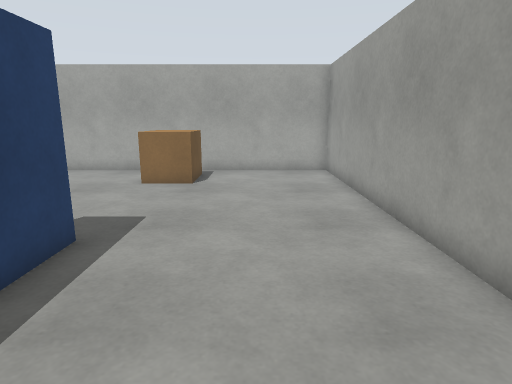
[1] (above)

20 first-person views from a walk through a Gazebo world. The camera is 1.2 m above the floor, tilts 12° down and sees 75° across. The floor is counted in squares, 0.5 m on a side. Each view is taken from the middle of a square. On the plan, view 1 faces up. The plan holds only what a view shows up to about 19 squares ahead; the rest is blank.

[2]
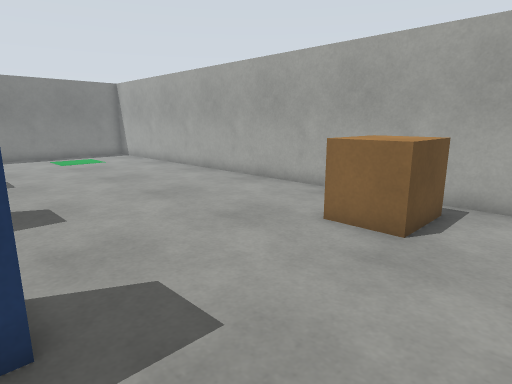

[3]
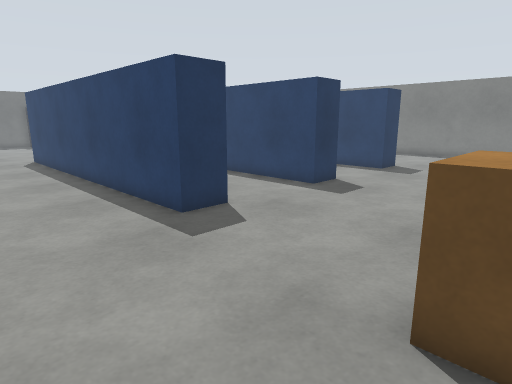

[4]
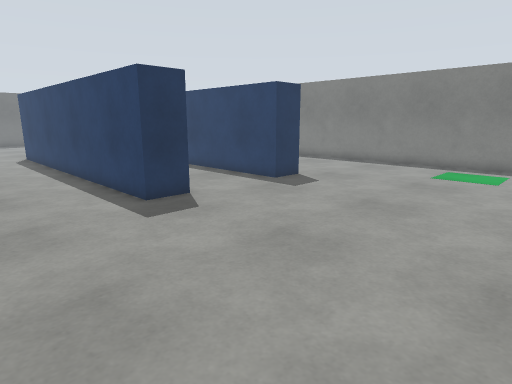

[5]
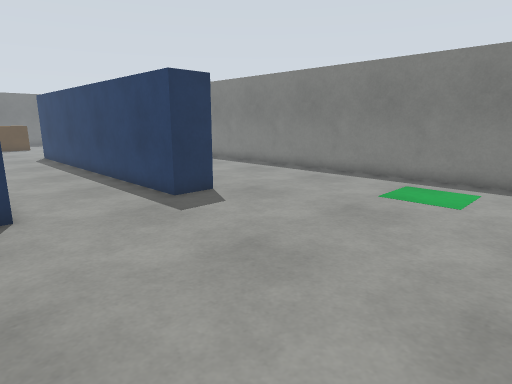

[6]
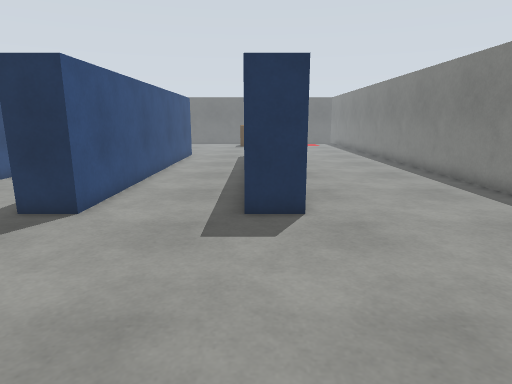

[7]
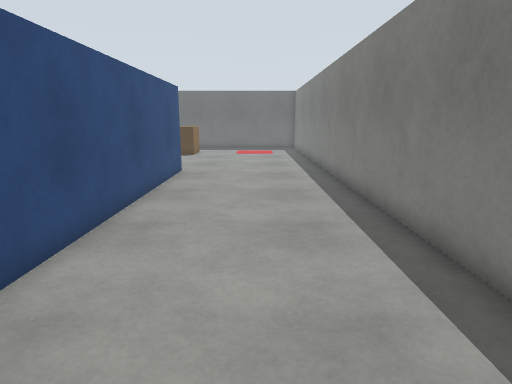

[8]
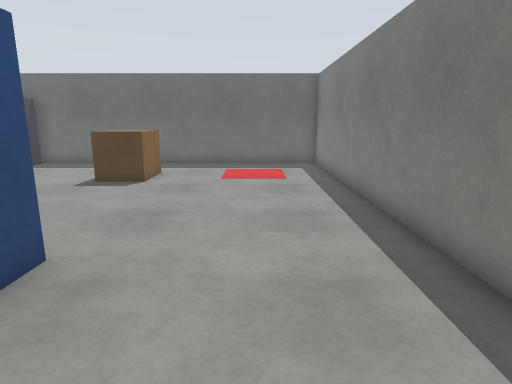

[9]
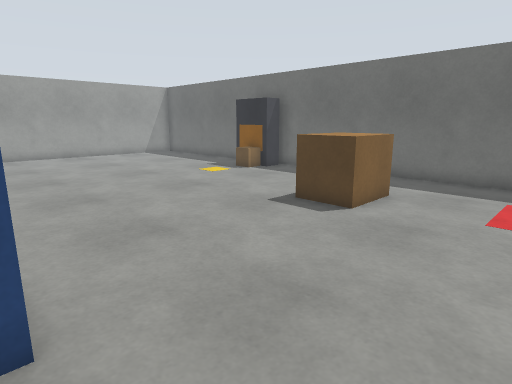

[10]
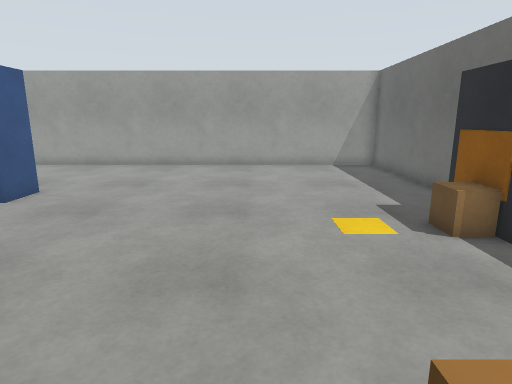

[11]
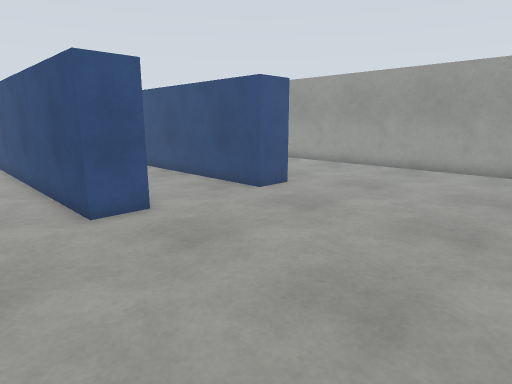

[12]
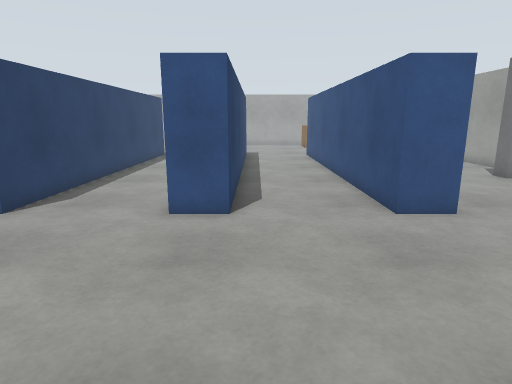

[13]
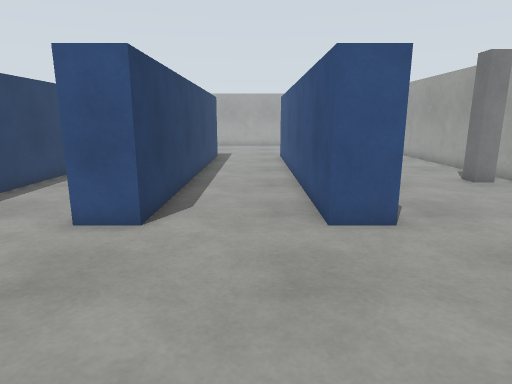

[14]
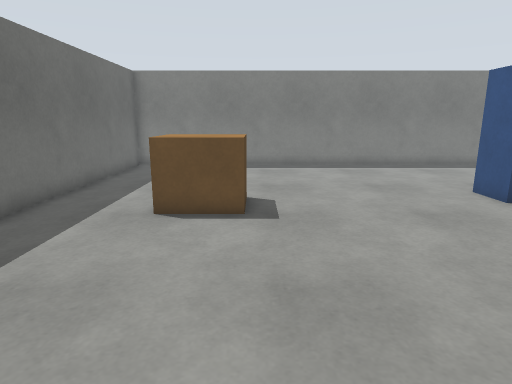

[15]
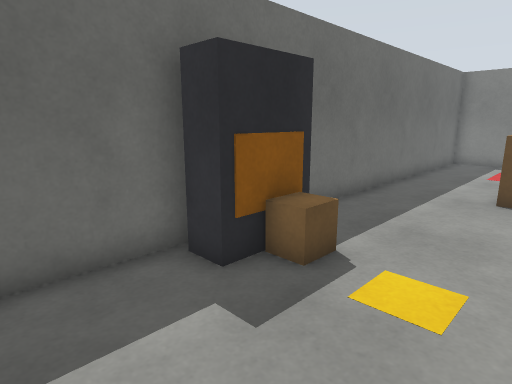

[16]
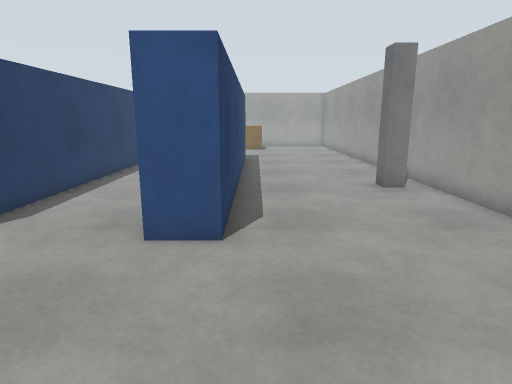

[17]
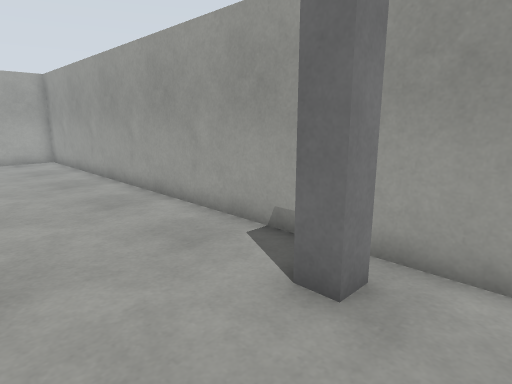

[18]
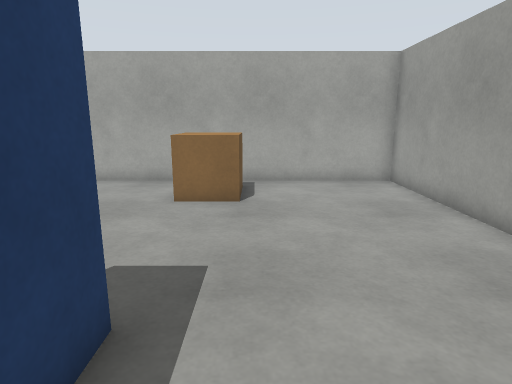

[19]
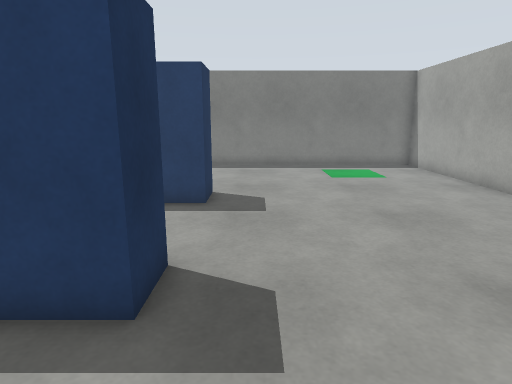

[20]
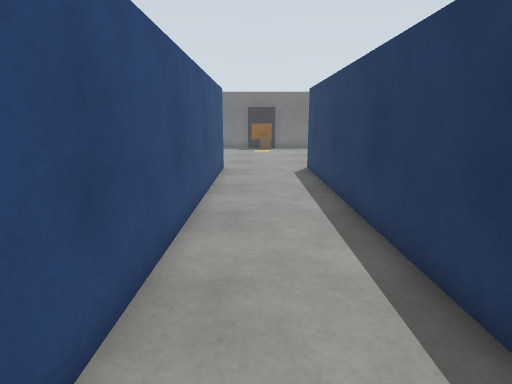

### Floor plan
Points are (right, up) in squares from view 1. A wall is a line through its corners. A room is listed if a view was taken in it or the views show most of it. See-through windows are left out.
Room 1 (views 1, 2, 3, 4, 5, 6, 7, 8, 9, 10, 11, 12, 13, 14, 15, 16, 17, 18, 19, 20)
walls: (-11.3, -9.5) (-11.3, 6.5) (-9.7, 6.5) (-9.7, -9.5) (-11.3, -9.5); (-17.4, 6.5) (-15.7, 6.5) (-15.7, -9.5) (-17.3, -9.5) (-17.3, 2.5); (-5.4, 6.5) (-3.7, 6.5) (-3.7, -9.5) (-5.3, -9.5) (-5.3, 6.1); (-6.6, -23.5) (3.5, -23.5) (3.5, 16.5) (-24.5, 16.5) (-24.5, -23.5) (-8.2, -23.5)
objects: pallet (-16, -19) to (-15, -18); cabinet (-8, -23) to (-7, -23); brown box (-8, -22) to (-7, -21); pallet (-4, 13) to (-3, 15); pillar (2, -4) to (2, -3)

Where each view was taken, in squares from view 1:
view 1: 0 up, 0 right, facing up
view 2: 6 up, 0 right, facing up-left
view 3: 14 up, 1 right, facing down-left
view 4: 16 up, 5 left, facing down-left
view 5: 16 up, 10 left, facing down-left
view 6: 15 up, 16 left, facing down
view 7: 7 up, 21 left, facing down
view 8: 4 down, 21 left, facing down
view 9: 9 down, 21 left, facing down-right
view 10: 17 down, 15 left, facing right
view 11: 18 down, 14 left, facing up-right
view 12: 18 down, 9 left, facing up
view 13: 17 down, 7 left, facing up
view 14: 17 down, 6 left, facing left
view 15: 18 down, 3 left, facing down-left
view 16: 16 down, 3 left, facing up
view 17: 6 down, 2 left, facing up-right
view 18: 3 up, 2 left, facing up
view 19: 8 up, 6 left, facing left
view 20: 8 up, 7 left, facing down
